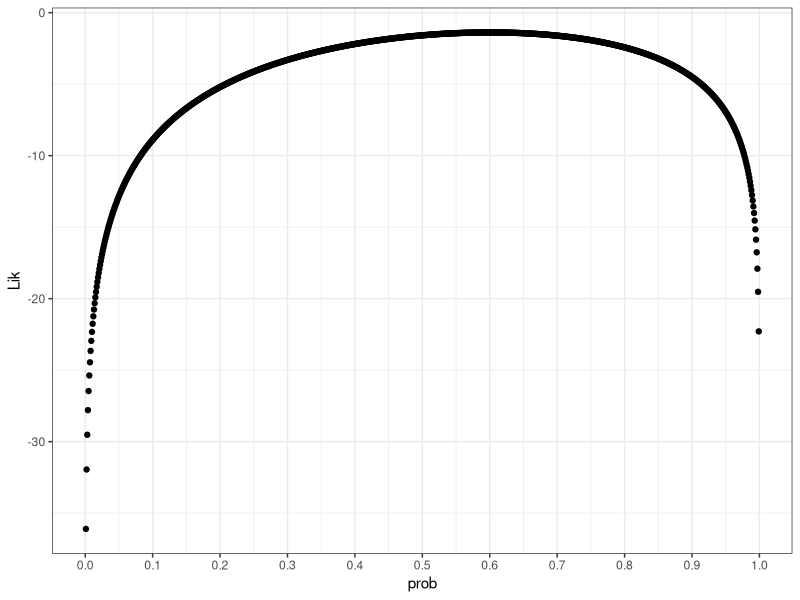

The R source for this figure: (Note: this script raises an error after producing the figure.)
## ---- chunk 1
knitr::opts_chunk$set(warning = FALSE, message = FALSE)
packages.needed<-c("ggplot2","reshape2","gridExtra","mvtnorm","bbmle")
lapply(packages.needed,FUN=require,character.only=T)
theme_set(theme_bw())
## ---- chunk 2
dbinom(x = 6, size = 10, prob = 0.5)
## ---- chunk 3
dbinom(x = 6, size = 10, prob = 0.5, log = TRUE)
## ---- chunk 4
DF4 = data.frame(prob = seq(from = 0.001, to = 0.999, by = 0.001))
## ---- chunk 5
LBinom = function(prob, x, size, log = TRUE){
  return(dbinom(x = x, size = size, prob = prob, log = log))
}
## ---- chunk 6
DF4$Lik = LBinom(prob = DF4$prob, x = 6, size = 10)
head(DF4)
## ---- chunk 7
ll_plt = ggplot(DF4, aes(prob, Lik)) +
  geom_point() +
  scale_x_continuous(breaks = seq(0, 1, 0.1))
ll_plt
## ---- chunk 8
which.max(DF4$Lik)
## ---- chunk 9
DF4[which.max(DF4$Lik),]
## ---- chunk 10
negL = function(prob, x, size, log = TRUE){
  -1 * dbinom(x = x, size = size, prob = prob, log = log)
}
## ---- chunk 11
prob.estimated = mle2(minuslogl = negL, data = list(x = 6, size = 10),
                      start = list(prob = 0.2))
summary(prob.estimated)
## ---- chunk 12
confint(prob.estimated)
## ---- chunk 13
ll_plt
## ---- chunk 14
DF4$negLik = -1 * DF4$Lik
nll_plt = ggplot(DF4, aes(prob, negLik)) +
  geom_line() +
  scale_x_continuous(breaks = seq(0, 1, 0.1))
nll_plt
## ---- chunk 15
prof = profile(prob.estimated)
prof = data.frame(prof)
p1_plt = ggplot(prof, aes(prob, z)) +
  geom_line() +
  scale_x_continuous(breaks = seq(0, 1, 0.1))
p1_plt
## ---- chunk 16
library(cowplot)
plot_grid(nll_plt, p1_plt, nrow = 1)
## ---- chunk 17
p2_plt = ggplot(prof, aes(prob, abs(z))) +
  geom_line() +
  scale_x_continuous(breaks = seq(0, 1, 0.1)) +
  scale_y_continuous(breaks = seq(0, 3.5, 0.5))
p2_plt
## ---- chunk 18
ci = confint(prob.estimated)
p2_plt +
  geom_vline(xintercept = min(ci),
             linetype = 2) +
  geom_vline(xintercept = max(ci),
             linetype = 2)
